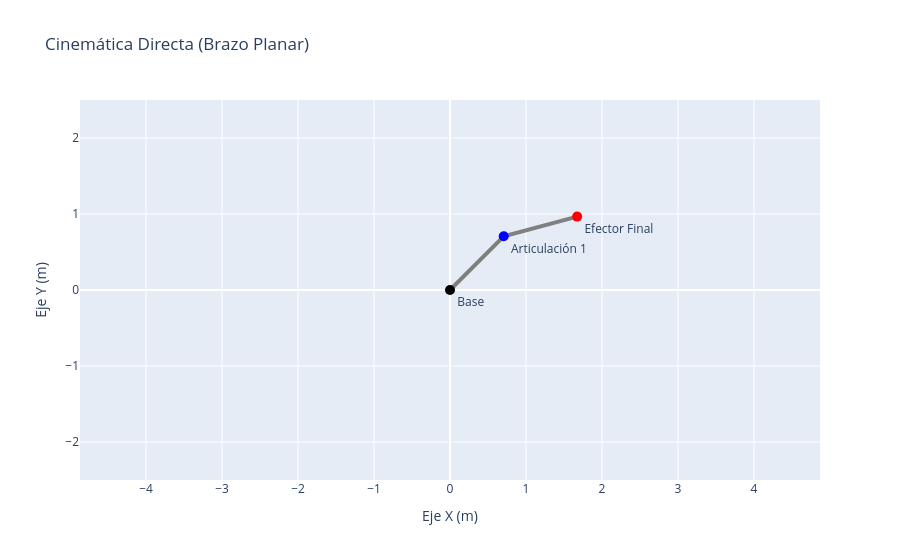

Notebook code cell kept with this figure:
### Markdown cell above
---
## 1. Introducción a la Cinemática de Manipuladores

La **cinemática** en robótica es el estudio del movimiento geométrico de un robot, sin tomar en cuenta las fuerzas que lo producen. Es esencialmente el "diccionario" que traduce entre dos espacios distintos:

* **Espacio Articular (Joint Space):** Son los ángulos físicos de los motores o articulaciones del robot. Es el lenguaje que entiende el robot internamente.
* **Espacio Cartesiano (Task Space):** Son las coordenadas $(X, Y, Z)$ y la orientación en el espacio tridimensional. Es el lenguaje en el que los ingenieros solemos definir las tareas.

Existen dos procesos analíticos principales:
* **Cinemática Directa:** Calcular la posición y orientación final a partir de los ángulos articulares.
* **Cinemática Inversa:** Calcular los ángulos articulares necesarios para alcanzar una posición objetivo.

A continuación, visualizamos el cálculo de la cinemática directa para un brazo planar simple de 2 grados de libertad:

### Code cell
def cinematica_brazo_2d(q1_deg, q2_deg):
    l1, l2 = 1.0, 1.0
    p0 = np.array([0, 0])
    q1 = np.radians(q1_deg)
    p1 = p0 + np.array([l1 * np.cos(q1), l1 * np.sin(q1)])
    q12 = np.radians(q1_deg + q2_deg)
    p2 = p1 + np.array([l2 * np.cos(q12), l2 * np.sin(q12)])
    
    fig = go.Figure()
    fig.add_trace(go.Scatter(x=[p0[0], p1[0], p2[0]], y=[p0[1], p1[1], p2[1]], mode='lines+markers+text',
                             text=["Base", "Articulación 1", "Efector Final"], textposition="bottom right",
                             marker=dict(size=10, color=['black', 'blue', 'red']), line=dict(width=4, color='gray')))
    
    fig.update_layout(title="Cinemática Directa (Brazo Planar)", xaxis=dict(range=[-2.5, 2.5], title='Eje X (m)'),
                      yaxis=dict(range=[-2.5, 2.5], title='Eje Y (m)', scaleanchor="x", scaleratio=1), showlegend=False)
    fig.show()

cinematica_brazo_2d(q1_deg=45, q2_deg=-30)

### Figure 1 — Plotly figure (JSON) as saved in the notebook; plotly's stock layout.template omitted (floating-point values rounded to 4 significant figures)
{"data": [{"line": {"color": "gray", "width": 4}, "marker": {"color": ["black", "blue", "red"], "size": 10}, "mode": "lines+markers+text", "text": ["Base", "Articulación 1", "Efector Final"], "textposition": "bottom right", "type": "scatter", "x": [0, 0.7071, 1.673], "y": [0, 0.7071, 0.9659]}], "layout": {"showlegend": false, "title": {"text": "Cinemática Directa (Brazo Planar)"}, "xaxis": {"range": [-2.5, 2.5], "title": {"text": "Eje X (m)"}}, "yaxis": {"range": [-2.5, 2.5], "scaleanchor": "x", "scaleratio": 1, "title": {"text": "Eje Y (m)"}}}}
